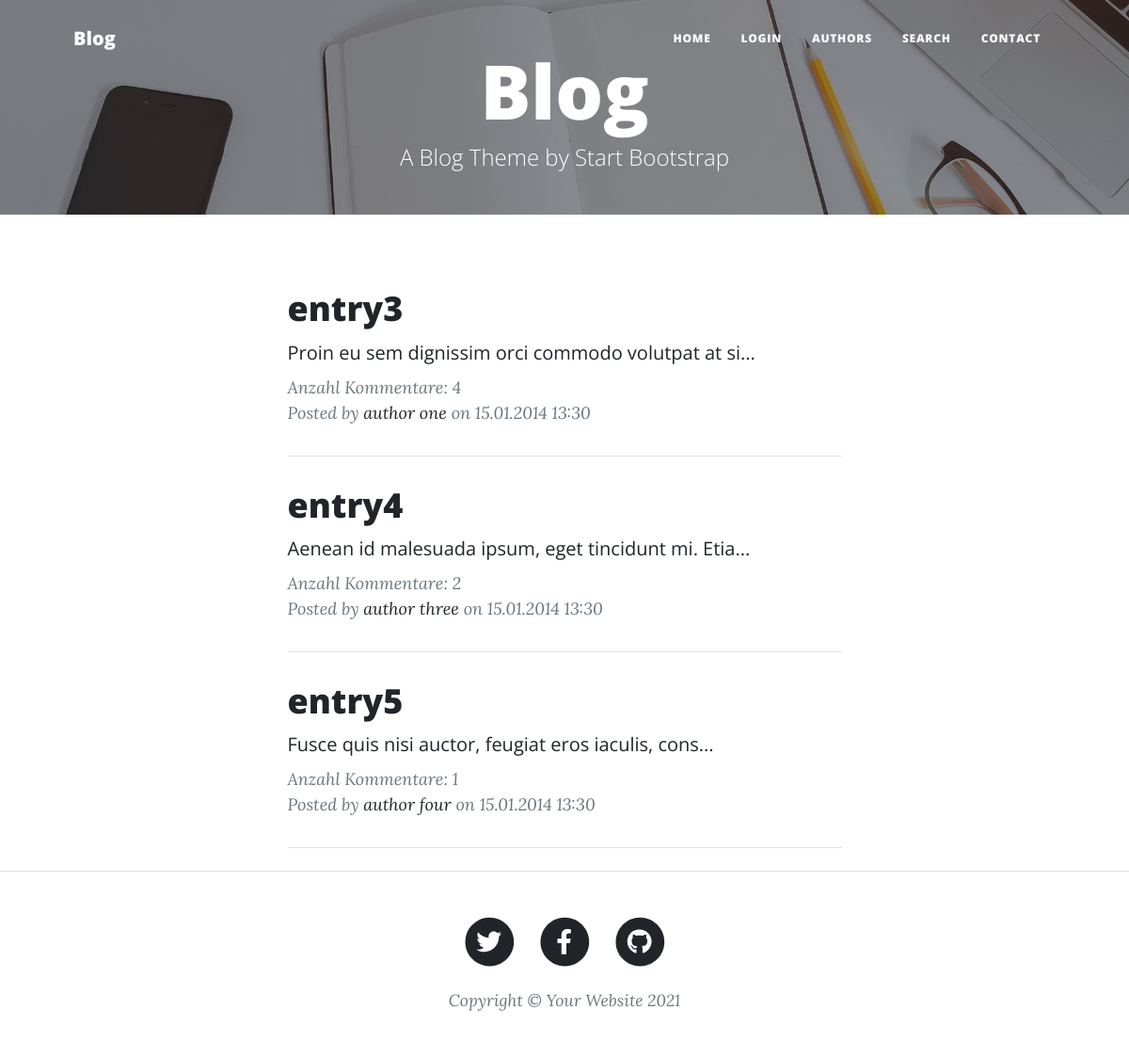
Screenshot of /root/index.php with the database file from the repository.
### tables this page shows
CREATE TABLE `entry` (
  `id` int(11) NOT NULL AUTO_INCREMENT,
  `published_date` int(11) NOT NULL,
  `title` char(255) NOT NULL,
  `text` text NOT NULL,
  `author` int(11) NOT NULL,
  PRIMARY KEY (`id`)
);

### root/Blog/View/BaseView.php (called while the page is built, shortened)
<?php
abstract class BaseView
{
	protected static string $PARTIAL_PATH = PARTIAL_PATH;
	protected string $partialName;
	protected function preRender()
	{
		include_once self::$PARTIAL_PATH.'header.phtml';
		include_once self::$PARTIAL_PATH.'menu.phtml';
		include_once self::$PARTIAL_PATH.'pageheader.phtml';
	}
	protected function postRender()
	{
		include_once self::$PARTIAL_PATH.'footer.phtml';
	}
	public function getPartialName() : string
	{
		return $this->partialName;
	}
	public function getUrl(string $controller, string $action, ?string $q = '') : string
	{
		return "/{$controller}/{$action}/".$q;
	}
	public function render()
	{
		$this->preRender();
		include_once self::$PARTIAL_PATH.$this->getPartialName();
		$this->postRender();
	}
}

### root/Blog/Controller/IndexController.php (called while the page is built, shortened)
<?php
final class IndexController extends BaseController
{
	public function indexAction()
	{
		$model = new Model\EntryModel;
		$this->view->entries = $model->fetchAll();
		$this->view->render();
	}
}

### root/Blog/Bootstrap.php (called while the page is built, shortened)
<?php
final class Bootstrap
{
	public function route()
	{
		$actionName = 'indexAction';
		$controller = new $controllerFQN;
		$controller->$actionName();
	}
}

### root/index.php (called while the page is built, shortened)
<?php
function autoload($class)
{
	$filename = BASE_PATH.'/'.str_replace('\\', '/', $class).'.php';
}
try {
	Bootstrap::getInstance()->route();
} catch(Exception $e) {
	echo $e->getMessage().'<br/>';
	echo $e->getTraceAsString().'<br/>';
}

### root/Blog/Session.php (called while the page is built, shortened)
<?php
final class Session
{
	private static $inst = null;
	public static function getInstance()
	{
		if(!self::$inst)
		{
			self::$inst = new self();
		}
		return self::$inst;
	}
	public function get($key)
	{
		return $_SESSION[$key];
	}
	public function isLoggedIn()
	{
		return $this->get('author_id') > 0;
	}
}

### root/Blog/Model/BaseModel.php (called while the page is built, shortened)
<?php
abstract class BaseModel
{
	private static string $USER = 'root';
	private static string $PASSWORD = 'root';
	private static string $HOST = 'mysql';
	private static string $DB = 'blog';
	protected \PDO $pdo;
	public function __construct()
	{
		$dsn = 'mysql:dbname='.self::$DB.';host='.self::$HOST;
		$this->pdo = new \PDO($dsn, self::$USER, self::$PASSWORD);
	}
	public function query(string $query, array $params): array
	{
		$stmt = $this->pdo->prepare($query);
		$ret = $stmt->execute($params);
		return $stmt->fetchAll();
	}
	protected function appendQuery(string $query, string $stmt) : string
	{
		return $query." {$stmt} ";
	}
}

### root/Blog/Model/EntryModel.php (called while the page is built, shortened)
<?php
final class EntryModel extends BaseModel implements iModel
{
	protected function getSelectQuery() : string
	{
		return "
				SELECT e.id, e.title, e.published_date, LEFT(e.text, 1000) as text, concat(a.firstname, ' ', a.lastname) as fullname,
					a.email, a.url, c.comment_count, a.id as author_id FROM entry e INNER JOIN author a ON e.author = a.id LEFT JOIN (SELECT entry, count(1) as comment_count FROM comment GROUP BY entry) c
					on e.id = c.entry
				";
	}
	public function fetchAll() : array
	{
		$query = $this->appendQuery($this->getSelectQuery(), 'WHERE 1=1');
		$query = $this->appendQuery($query, 'ORDER BY e.published_date DESC');
		$query = $this->appendQuery($query, 'LIMIT 0,3');
		return $this->parse($this->query($query, []));
	}
}

### root/Blog/Model/Entity/BaseEntity.php (called while the page is built, shortened)
<?php
abstract class BaseEntity
{
	protected array $data = [];
	public function __get($name)
	{
		if(isset($this->data[strtolower($name)]))
			return $this->data[strtolower($name)];
		return '';
	}
	public function __set($name, $value)
	{
		$this->data[strtolower($name)] = $value;
	}
}

### root/Blog/View/partials/index.phtml (the view, shortened to what this page needs)
<div class="container px-4 px-lg-5">
          <div class="row gx-4 gx-lg-5 justify-content-center">
              <div class="col-md-10 col-lg-8 col-xl-7">
		<?php foreach ($this->entries as $key => $value): ?>
			<div class="post-preview">
					<a href="<?php echo $this->getUrl('index', 'detail', $value->title); ?>">
						<h2 class="post-title"><?php echo $value->title; ?></h2>
					</a>
					<?php if (empty($this->entry)) { ?>
					<h5 class="post-subtitle"><?php echo substr($value->text, 0, 50); ?>...</h5>
					<?php } else { ?>
                          <h5 class="post-subtitle"><?php echo $value->text; ?></h5>
					<?php } ?>
                      <p class="post-meta">
					Anzahl Kommentare: <?php echo $value->comment_count; ?><br/>
                          Posted by
                          <a href="<?php echo $this->getUrl('index', 'author', $value->fullname); ?>"><?php echo $value->fullname; ?></a>
                          on <?php echo date('d.m.Y H:i', $value->published_date); ?>
					<br/>
                      </p>
                  </div>
                  <hr class="my-4" />
		<?php endforeach ?>
              </div>
          </div>
      </div>

### root/Blog/View/partials/header.phtml (shortened to what this page needs)
<!DOCTYPE html>
<html lang="en">
    <head>
        <link href="/public/css/styles.css" rel="stylesheet" />
    </head>
	<body>

### root/Blog/View/partials/menu.phtml (shortened to what this page needs)
  <nav class="navbar navbar-expand-lg navbar-light" id="mainNav">
      <div class="container px-4 px-lg-5">
          <a class="navbar-brand" href="/">Blog</a>
          <div class="collapse navbar-collapse" id="navbarResponsive">
              <ul class="navbar-nav ms-auto py-4 py-lg-0">
                  <li class="nav-item"><a class="nav-link px-lg-3 py-3 py-lg-4" href="<?php echo $this->getUrl('index', 'index'); ?>">Home</a></li>
<?php if(Session::getInstance()->isLoggedIn()){ ?>
	<li class="nav-item"><a class="nav-link px-lg-3 py-3 py-lg-4" href="<?php echo $this->getUrl('blog', 'add'); ?>">Add a Blog Post</a></li>
<?php } else { ?>
	<li class="nav-item"><a class="nav-link px-lg-3 py-3 py-lg-4" href="<?php echo $this->getUrl('index', 'login'); ?>">Login</a></li>
<?php } ?>
<li class="nav-item"><a class="nav-link px-lg-3 py-3 py-lg-4" href="<?php echo $this->getUrl('author', 'index'); ?>">Authors</a></li>
<li class="nav-item"><a class="nav-link px-lg-3 py-3 py-lg-4" href="<?php echo $this->getUrl('search', 'index'); ?>">Search</a></li>
                  <li class="nav-item"><a class="nav-link px-lg-3 py-3 py-lg-4" href="<?php echo $this->getUrl('contact', 'contact'); ?>">Contact</a></li>
              </ul>
          </div>
      </div>
  </nav>

### root/Blog/View/partials/pageheader.phtml
<header class="masthead" style="background-image: url('assets/img/home-bg.jpg')">
    <div class="container position-relative px-4 px-lg-5">
        <div class="row gx-4 gx-lg-5 justify-content-center">
            <div class="col-md-10 col-lg-8 col-xl-7">
                <div class="site-heading">
                    <h1>Blog</h1>
                    <span class="subheading">A Blog Theme by Start Bootstrap</span>
                </div>
            </div>
        </div>
    </div>
</header>

### root/Blog/View/partials/footer.phtml (shortened to what this page needs)
	<footer class="border-top">
            <div class="container px-4 px-lg-5">
                <div class="row gx-4 gx-lg-5 justify-content-center">
                    <div class="col-md-10 col-lg-8 col-xl-7">
                        <ul class="list-inline text-center">
                            <li class="list-inline-item">
                                <a href="#!">
                                    <span class="fa-stack fa-lg">
                                        <i class="fas fa-circle fa-stack-2x"></i>
                                        <i class="fab fa-twitter fa-stack-1x fa-inverse"></i>
                                    </span>
                                </a>
                            </li>
                            <li class="list-inline-item">
                                <a href="#!">
                                    <span class="fa-stack fa-lg">
                                        <i class="fas fa-circle fa-stack-2x"></i>
                                        <i class="fab fa-facebook-f fa-stack-1x fa-inverse"></i>
                                    </span>
                                </a>
                            </li>
                            <li class="list-inline-item">
                                <a href="#!">
                                    <span class="fa-stack fa-lg">
                                        <i class="fas fa-circle fa-stack-2x"></i>
                                        <i class="fab fa-github fa-stack-1x fa-inverse"></i>
                                    </span>
                                </a>
                            </li>
                        </ul>
                        <div class="small text-center text-muted fst-italic">Copyright &copy; Your Website 2021</div>
                    </div>
                </div>
            </div>
        </footer>
    </body>
</html>

### rows the page displays
entry: title "entry3", text "Proin eu sem dignissim orci commodo volutpat at si", comment_count "4", fullname "author one", published_date "15.01.2014 13:30"
entry: title "entry4", text "Aenean id malesuada ipsum, eget tincidunt mi. Etia", comment_count "2", fullname "author three", published_date "15.01.2014 13:30"
entry: title "entry5", text "Fusce quis nisi auctor, feugiat eros iaculis, cons", comment_count "1", fullname "author four", published_date "15.01.2014 13:30"
